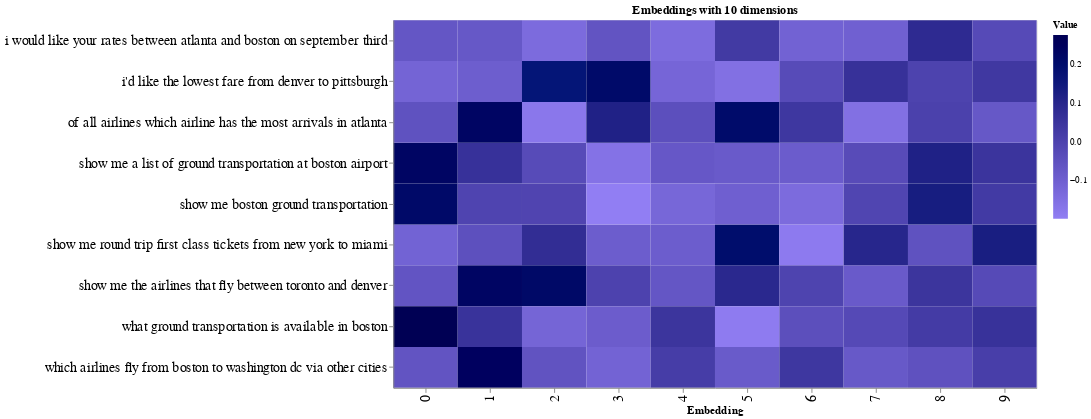

The cell this chart's notebook holds for it:
### Code cell
# Set sample size to visualize
sample = 9

# Reshape the data for visualization purposes
source = pd.DataFrame(embeds_pc)[:sample]
source = pd.concat([source,df['query']], axis=1)
source = source.melt(id_vars=['query'])

# Configure the plot
chart = alt.Chart(source).mark_rect().encode(
    x=alt.X('variable:N', title="Embedding"),
    y=alt.Y('query:N', title='',axis=alt.Axis(labelLimit=500)),
    color=alt.Color('value:Q', title="Value", scale=alt.Scale(
                range=["#917EF3", "#000000"]))
)

result_openai = chart.configure(background='#ffffff'
        ).properties(
        width=700,
        height=400,
        title='Embeddings with 10 dimensions'
       ).configure_axis(
      labelFontSize=15,
      titleFontSize=12)

# Show the plot
result_openai

### Figure 1 — Vega-Lite specification as saved in the notebook (floating-point values rounded to 4 significant figures; data arrays with more than 128 entries replaced by an {"elided": "..."} marker saying what was removed)
{"config": {"view": {"continuousWidth": 400, "continuousHeight": 300}, "axis": {"labelFontSize": 15, "titleFontSize": 12}, "background": "#ffffff"}, "data": {"name": "data-70e582a4985b400dd3ec8fe21440a94d"}, "mark": "rect", "encoding": {"color": {"field": "value", "scale": {"range": ["#917EF3", "#000000"]}, "title": "Value", "type": "quantitative"}, "x": {"field": "variable", "title": "Embedding", "type": "nominal"}, "y": {"axis": {"labelLimit": 500}, "field": "query", "title": "", "type": "nominal"}}, "height": 400, "title": "Embeddings with 10 dimensions", "width": 700, "$schema": "https://vega.github.io/schema/vega-lite/v4.17.0.json", "datasets": {"data-70e582a4985b400dd3ec8fe21440a94d": {"elided": "2120 records"}}}
